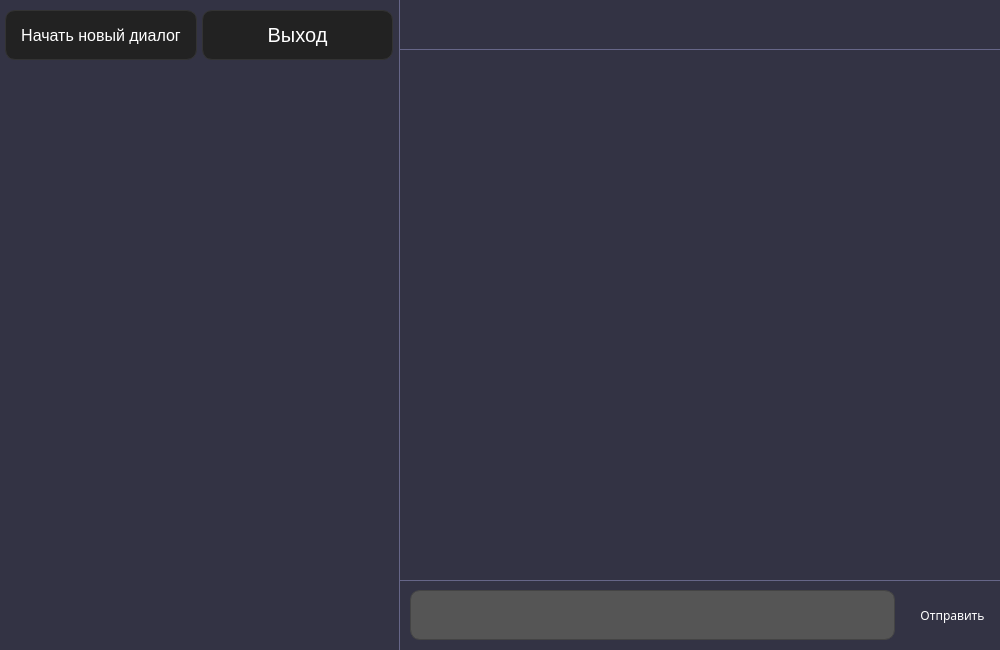
<?xml version="1.0" encoding="UTF-8"?>
<ui version="4.0">
 <class>MainWindow</class>
 <widget class="QMainWindow" name="MainWindow">
  <property name="geometry">
   <rect>
    <x>0</x>
    <y>0</y>
    <width>1000</width>
    <height>650</height>
   </rect>
  </property>
  <property name="font">
   <font>
    <family>Sans Serif</family>
   </font>
  </property>
  <property name="windowTitle">
   <string>Messenger</string>
  </property>
  <property name="styleSheet">
   <string notr="true">background-color: #334;
color: #fff;</string>
  </property>
  <property name="tabShape">
   <enum>QTabWidget::Rounded</enum>
  </property>
  <widget class="QWidget" name="centralWidget">
   <property name="sizePolicy">
    <sizepolicy hsizetype="Maximum" vsizetype="Maximum">
     <horstretch>0</horstretch>
     <verstretch>0</verstretch>
    </sizepolicy>
   </property>
   <property name="styleSheet">
    <string notr="true">border: 0;</string>
   </property>
   <layout class="QHBoxLayout" name="horizontalLayout">
    <property name="spacing">
     <number>0</number>
    </property>
    <property name="leftMargin">
     <number>0</number>
    </property>
    <property name="topMargin">
     <number>0</number>
    </property>
    <property name="rightMargin">
     <number>0</number>
    </property>
    <property name="bottomMargin">
     <number>0</number>
    </property>
    <item>
     <widget class="QScrollArea" name="sendersScrollArea">
      <property name="enabled">
       <bool>true</bool>
      </property>
      <property name="sizePolicy">
       <sizepolicy hsizetype="Expanding" vsizetype="Preferred">
        <horstretch>0</horstretch>
        <verstretch>0</verstretch>
       </sizepolicy>
      </property>
      <property name="minimumSize">
       <size>
        <width>100</width>
        <height>0</height>
       </size>
      </property>
      <property name="maximumSize">
       <size>
        <width>400</width>
        <height>16777215</height>
       </size>
      </property>
      <property name="font">
       <font>
        <pointsize>25</pointsize>
       </font>
      </property>
      <property name="styleSheet">
       <string notr="true">margin: 0;
border: 0;
border-right: 1px solid #668;</string>
      </property>
      <property name="widgetResizable">
       <bool>true</bool>
      </property>
      <widget class="QWidget" name="scrollAreaWidgetContents">
       <property name="geometry">
        <rect>
         <x>0</x>
         <y>0</y>
         <width>398</width>
         <height>648</height>
        </rect>
       </property>
       <property name="sizePolicy">
        <sizepolicy hsizetype="Preferred" vsizetype="Preferred">
         <horstretch>0</horstretch>
         <verstretch>0</verstretch>
        </sizepolicy>
       </property>
       <property name="font">
        <font>
         <family>Sans Serif</family>
        </font>
       </property>
       <property name="contextMenuPolicy">
        <enum>Qt::DefaultContextMenu</enum>
       </property>
       <property name="styleSheet">
        <string notr="true">border: 0;</string>
       </property>
       <layout class="QVBoxLayout" name="verticalLayout_4">
        <property name="spacing">
         <number>0</number>
        </property>
        <property name="leftMargin">
         <number>0</number>
        </property>
        <property name="topMargin">
         <number>0</number>
        </property>
        <property name="rightMargin">
         <number>0</number>
        </property>
        <property name="bottomMargin">
         <number>0</number>
        </property>
        <item>
         <widget class="QWidget" name="top_panel_2" native="true">
          <property name="sizePolicy">
           <sizepolicy hsizetype="Preferred" vsizetype="Preferred">
            <horstretch>0</horstretch>
            <verstretch>0</verstretch>
           </sizepolicy>
          </property>
          <property name="maximumSize">
           <size>
            <width>16777215</width>
            <height>50</height>
           </size>
          </property>
          <property name="styleSheet">
           <string notr="true">border: 0;
border-radius: 0;</string>
          </property>
          <layout class="QHBoxLayout" name="top_panel">
           <property name="spacing">
            <number>5</number>
           </property>
           <property name="sizeConstraint">
            <enum>QLayout::SetMinimumSize</enum>
           </property>
           <property name="leftMargin">
            <number>5</number>
           </property>
           <property name="topMargin">
            <number>5</number>
           </property>
           <property name="rightMargin">
            <number>5</number>
           </property>
           <property name="bottomMargin">
            <number>5</number>
           </property>
           <item>
            <widget class="QPushButton" name="new_dialog_btn">
             <property name="sizePolicy">
              <sizepolicy hsizetype="Preferred" vsizetype="Preferred">
               <horstretch>0</horstretch>
               <verstretch>0</verstretch>
              </sizepolicy>
             </property>
             <property name="minimumSize">
              <size>
               <width>100</width>
               <height>50</height>
              </size>
             </property>
             <property name="font">
              <font>
               <pointsize>12</pointsize>
              </font>
             </property>
             <property name="styleSheet">
              <string notr="true">background-color: #222;
border: 1px solid #333;
border-radius: 10px;</string>
             </property>
             <property name="text">
              <string>Начать новый диалог</string>
             </property>
            </widget>
           </item>
           <item>
            <widget class="QPushButton" name="exit_btn">
             <property name="sizePolicy">
              <sizepolicy hsizetype="Preferred" vsizetype="Preferred">
               <horstretch>0</horstretch>
               <verstretch>0</verstretch>
              </sizepolicy>
             </property>
             <property name="minimumSize">
              <size>
               <width>100</width>
               <height>50</height>
              </size>
             </property>
             <property name="font">
              <font>
               <pointsize>15</pointsize>
              </font>
             </property>
             <property name="styleSheet">
              <string notr="true">background-color: #222;
border: 1px solid #333;
border-radius: 10px;</string>
             </property>
             <property name="text">
              <string>Выход</string>
             </property>
            </widget>
           </item>
          </layout>
         </widget>
        </item>
        <item>
         <widget class="QWidget" name="senders_2" native="true">
          <property name="styleSheet">
           <string notr="true">border-width: 0;
border-radius: 0;</string>
          </property>
          <layout class="QGridLayout" name="senders">
           <property name="leftMargin">
            <number>0</number>
           </property>
           <property name="topMargin">
            <number>0</number>
           </property>
           <property name="rightMargin">
            <number>0</number>
           </property>
           <property name="bottomMargin">
            <number>0</number>
           </property>
           <property name="spacing">
            <number>0</number>
           </property>
          </layout>
         </widget>
        </item>
       </layout>
      </widget>
     </widget>
    </item>
    <item>
     <widget class="QWidget" name="message_panel" native="true">
      <property name="autoFillBackground">
       <bool>false</bool>
      </property>
      <property name="styleSheet">
       <string notr="true">border: 0;</string>
      </property>
      <layout class="QGridLayout" name="message_field">
       <property name="leftMargin">
        <number>0</number>
       </property>
       <property name="topMargin">
        <number>0</number>
       </property>
       <property name="rightMargin">
        <number>0</number>
       </property>
       <property name="bottomMargin">
        <number>0</number>
       </property>
       <property name="spacing">
        <number>0</number>
       </property>
       <item row="1" column="0">
        <widget class="QScrollArea" name="messangesScrollArea">
         <property name="sizePolicy">
          <sizepolicy hsizetype="Expanding" vsizetype="Preferred">
           <horstretch>0</horstretch>
           <verstretch>0</verstretch>
          </sizepolicy>
         </property>
         <property name="styleSheet">
          <string notr="true">border: 0</string>
         </property>
         <property name="widgetResizable">
          <bool>true</bool>
         </property>
         <widget class="QWidget" name="scrollAreaWidgetContents_2">
          <property name="geometry">
           <rect>
            <x>0</x>
            <y>0</y>
            <width>600</width>
            <height>530</height>
           </rect>
          </property>
          <property name="styleSheet">
           <string notr="true">border: 0;</string>
          </property>
          <layout class="QVBoxLayout" name="verticalLayout">
           <property name="spacing">
            <number>0</number>
           </property>
           <property name="leftMargin">
            <number>0</number>
           </property>
           <property name="topMargin">
            <number>0</number>
           </property>
           <property name="rightMargin">
            <number>0</number>
           </property>
           <property name="bottomMargin">
            <number>0</number>
           </property>
           <item>
            <widget class="QWidget" name="messages_2" native="true">
             <property name="styleSheet">
              <string notr="true">border: 0;</string>
             </property>
             <layout class="QGridLayout" name="messages">
              <property name="spacing">
               <number>0</number>
              </property>
             </layout>
            </widget>
           </item>
          </layout>
         </widget>
        </widget>
       </item>
       <item row="0" column="0">
        <widget class="QWidget" name="info_panel" native="true">
         <property name="maximumSize">
          <size>
           <width>16777215</width>
           <height>50</height>
          </size>
         </property>
         <property name="styleSheet">
          <string notr="true">border-bottom: 1px solid #668;</string>
         </property>
         <layout class="QHBoxLayout" name="horizontalLayout_2"/>
        </widget>
       </item>
       <item row="2" column="0">
        <widget class="QWidget" name="send_message_panel" native="true">
         <property name="maximumSize">
          <size>
           <width>16777215</width>
           <height>70</height>
          </size>
         </property>
         <property name="styleSheet">
          <string notr="true">border: 0;
border-top: 1px solid #668;</string>
         </property>
         <layout class="QHBoxLayout" name="do_messange">
          <property name="spacing">
           <number>0</number>
          </property>
          <property name="sizeConstraint">
           <enum>QLayout::SetDefaultConstraint</enum>
          </property>
          <property name="leftMargin">
           <number>0</number>
          </property>
          <property name="topMargin">
           <number>0</number>
          </property>
          <property name="rightMargin">
           <number>0</number>
          </property>
          <property name="bottomMargin">
           <number>0</number>
          </property>
          <item>
           <widget class="QLineEdit" name="messange_input">
            <property name="minimumSize">
             <size>
              <width>0</width>
              <height>70</height>
             </size>
            </property>
            <property name="font">
             <font>
              <family>Calibri</family>
              <pointsize>25</pointsize>
             </font>
            </property>
            <property name="styleSheet">
             <string notr="true">margin: 10px;
background-color: #555;
border: 1px solid #444;
border-radius: 10px</string>
            </property>
           </widget>
          </item>
          <item>
           <widget class="QPushButton" name="message_send_button">
            <property name="minimumSize">
             <size>
              <width>0</width>
              <height>50</height>
             </size>
            </property>
            <property name="font">
             <font>
              <family>Sans Serif</family>
             </font>
            </property>
            <property name="styleSheet">
             <string notr="true">background-image: url(&quot;icons/send_icon.png&quot;);
/*background-color: #334;*/
border: 0;
border-radius: 10px;
padding: 0 10px;
margin: 0 5px;</string>
            </property>
            <property name="text">
             <string>Отправить</string>
            </property>
           </widget>
          </item>
         </layout>
        </widget>
       </item>
      </layout>
     </widget>
    </item>
   </layout>
  </widget>
  <action name="actionExit">
   <property name="text">
    <string>Exit</string>
   </property>
   <property name="shortcut">
    <string>Ctrl+Q</string>
   </property>
  </action>
  <action name="actionReset">
   <property name="text">
    <string>Reset</string>
   </property>
   <property name="shortcut">
    <string>Ctrl+R</string>
   </property>
  </action>
 </widget>
 <layoutdefault spacing="6" margin="11"/>
 <resources/>
 <connections/>
</ui>
